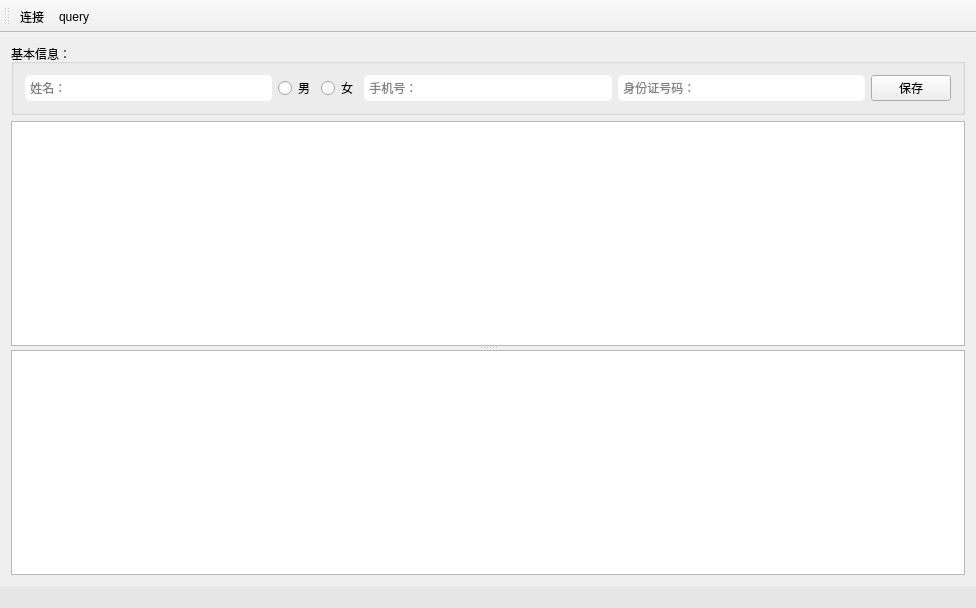
<?xml version="1.0" encoding="UTF-8"?>
<ui version="4.0">
 <class>MainWindow</class>
 <widget class="QMainWindow" name="MainWindow">
  <property name="geometry">
   <rect>
    <x>0</x>
    <y>0</y>
    <width>976</width>
    <height>608</height>
   </rect>
  </property>
  <property name="windowTitle">
   <string>Fee</string>
  </property>
  <property name="unifiedTitleAndToolBarOnMac">
   <bool>true</bool>
  </property>
  <widget class="QWidget" name="centralWidget">
   <layout class="QVBoxLayout" name="verticalLayout">
    <item>
     <widget class="QGroupBox" name="groupBox">
      <property name="title">
       <string>基本信息：</string>
      </property>
      <layout class="QHBoxLayout" name="horizontalLayout">
       <item>
        <widget class="QLineEdit" name="lineEditName">
         <property name="sizePolicy">
          <sizepolicy hsizetype="Expanding" vsizetype="Minimum">
           <horstretch>0</horstretch>
           <verstretch>0</verstretch>
          </sizepolicy>
         </property>
         <property name="minimumSize">
          <size>
           <width>0</width>
           <height>25</height>
          </size>
         </property>
         <property name="baseSize">
          <size>
           <width>0</width>
           <height>0</height>
          </size>
         </property>
         <property name="styleSheet">
          <string notr="true">border-radius: 5px;</string>
         </property>
         <property name="placeholderText">
          <string> 姓名：</string>
         </property>
        </widget>
       </item>
       <item>
        <widget class="QRadioButton" name="radioButtonMale">
         <property name="text">
          <string>男</string>
         </property>
         <property name="shortcut">
          <string>Meta+M</string>
         </property>
        </widget>
       </item>
       <item>
        <widget class="QRadioButton" name="radioButtonFemale">
         <property name="text">
          <string>女</string>
         </property>
         <property name="shortcut">
          <string>Meta+F</string>
         </property>
        </widget>
       </item>
       <item>
        <widget class="QLineEdit" name="lineEditPhone">
         <property name="sizePolicy">
          <sizepolicy hsizetype="Expanding" vsizetype="Minimum">
           <horstretch>0</horstretch>
           <verstretch>0</verstretch>
          </sizepolicy>
         </property>
         <property name="minimumSize">
          <size>
           <width>0</width>
           <height>25</height>
          </size>
         </property>
         <property name="styleSheet">
          <string notr="true">border-radius: 5px;</string>
         </property>
         <property name="inputMethodHints">
          <set>Qt::ImhDigitsOnly</set>
         </property>
         <property name="frame">
          <bool>true</bool>
         </property>
         <property name="placeholderText">
          <string> 手机号：</string>
         </property>
        </widget>
       </item>
       <item>
        <widget class="QLineEdit" name="lineEditID">
         <property name="sizePolicy">
          <sizepolicy hsizetype="Expanding" vsizetype="Minimum">
           <horstretch>0</horstretch>
           <verstretch>0</verstretch>
          </sizepolicy>
         </property>
         <property name="minimumSize">
          <size>
           <width>0</width>
           <height>25</height>
          </size>
         </property>
         <property name="styleSheet">
          <string notr="true">border-radius: 5px;</string>
         </property>
         <property name="placeholderText">
          <string> 身份证号码：</string>
         </property>
        </widget>
       </item>
       <item>
        <widget class="QPushButton" name="pushButtonSave">
         <property name="text">
          <string>保存</string>
         </property>
         <property name="iconSize">
          <size>
           <width>20</width>
           <height>20</height>
          </size>
         </property>
         <property name="shortcut">
          <string>Return</string>
         </property>
         <property name="flat">
          <bool>false</bool>
         </property>
        </widget>
       </item>
      </layout>
     </widget>
    </item>
    <item>
     <widget class="QSplitter" name="splitter">
      <property name="orientation">
       <enum>Qt::Vertical</enum>
      </property>
      <widget class="QTableView" name="tableViewMale">
       <property name="sizePolicy">
        <sizepolicy hsizetype="Expanding" vsizetype="Expanding">
         <horstretch>0</horstretch>
         <verstretch>0</verstretch>
        </sizepolicy>
       </property>
       <property name="contextMenuPolicy">
        <enum>Qt::CustomContextMenu</enum>
       </property>
       <property name="sizeAdjustPolicy">
        <enum>QAbstractScrollArea::AdjustToContents</enum>
       </property>
       <property name="editTriggers">
        <set>QAbstractItemView::DoubleClicked</set>
       </property>
       <property name="selectionBehavior">
        <enum>QAbstractItemView::SelectRows</enum>
       </property>
       <property name="sortingEnabled">
        <bool>false</bool>
       </property>
      </widget>
      <widget class="QTableView" name="tableViewFemale">
       <property name="sizePolicy">
        <sizepolicy hsizetype="Expanding" vsizetype="Expanding">
         <horstretch>0</horstretch>
         <verstretch>0</verstretch>
        </sizepolicy>
       </property>
       <property name="contextMenuPolicy">
        <enum>Qt::CustomContextMenu</enum>
       </property>
       <property name="sizeAdjustPolicy">
        <enum>QAbstractScrollArea::AdjustToContents</enum>
       </property>
       <property name="selectionBehavior">
        <enum>QAbstractItemView::SelectRows</enum>
       </property>
      </widget>
     </widget>
    </item>
   </layout>
  </widget>
  <widget class="QToolBar" name="mainToolBar">
   <attribute name="toolBarArea">
    <enum>TopToolBarArea</enum>
   </attribute>
   <attribute name="toolBarBreak">
    <bool>false</bool>
   </attribute>
   <addaction name="actionConnect"/>
   <addaction name="actionQuery"/>
  </widget>
  <widget class="QStatusBar" name="statusBar">
   <property name="styleSheet">
    <string notr="true">background-color: rgb(230, 230, 230);</string>
   </property>
  </widget>
  <action name="actionConnect">
   <property name="icon">
    <iconset resource="files.qrc">
     <normaloff>:/files/connect.png</normaloff>:/files/connect.png</iconset>
   </property>
   <property name="text">
    <string>连接</string>
   </property>
  </action>
  <action name="actionQuery">
   <property name="icon">
    <iconset resource="files.qrc">
     <normaloff>:/files/search.png</normaloff>:/files/search.png</iconset>
   </property>
   <property name="text">
    <string>query</string>
   </property>
  </action>
  <action name="actionSetResue">
   <property name="text">
    <string> 删除此行</string>
   </property>
  </action>
 </widget>
 <layoutdefault spacing="6" margin="11"/>
 <resources>
  <include location="files.qrc"/>
 </resources>
 <connections/>
</ui>
